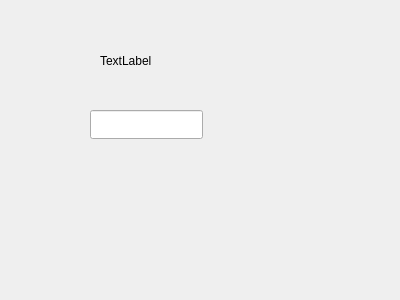
<?xml version="1.0" encoding="UTF-8"?>
<ui version="4.0">
 <class>Ftr_FrmEkle</class>
 <widget class="QWidget" name="Ftr_FrmEkle">
  <property name="geometry">
   <rect>
    <x>0</x>
    <y>0</y>
    <width>400</width>
    <height>300</height>
   </rect>
  </property>
  <property name="windowTitle">
   <string>Form</string>
  </property>
  <widget class="HC_LE" name="lE_firma">
   <property name="geometry">
    <rect>
     <x>90</x>
     <y>110</y>
     <width>113</width>
     <height>29</height>
    </rect>
   </property>
  </widget>
  <widget class="QLabel" name="label">
   <property name="geometry">
    <rect>
     <x>100</x>
     <y>50</y>
     <width>68</width>
     <height>21</height>
    </rect>
   </property>
   <property name="text">
    <string>TextLabel</string>
   </property>
  </widget>
 </widget>
 <customwidgets>
  <customwidget>
   <class>HC_LE</class>
   <extends>QLineEdit</extends>
   <header location="global">hc_tableview.h</header>
  </customwidget>
 </customwidgets>
 <resources/>
 <connections/>
</ui>
